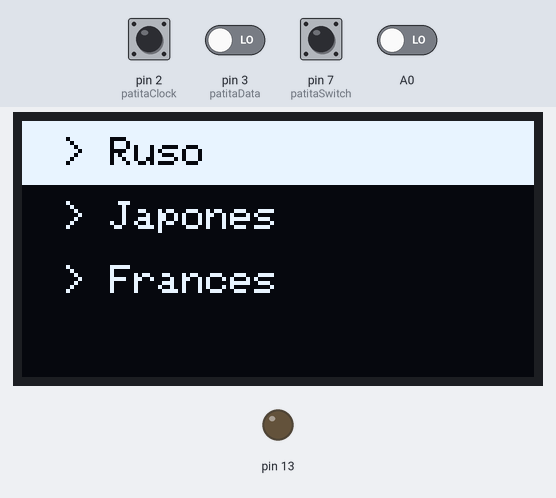
The sketch below on a simulated Arduino Uno, built with avr-gcc and run on an emulated ATmega328P. Parts: 128×64 one-colour display, output pins drawn as LEDs (lit = HIGH). The test bench sets the inputs (shaded band); at power-on: pin 7 (patitaSwitch) HIGH, A0, pin 2 (patitaClock), pin 3 (patitaData) LOW. The audio player accepts every command and is not drawn; what the sketch prints to the serial monitor is not drawn.

Above: at 1.8 s.
1.9 s: pin 7 (patitaSwitch) pulled LOW for 3.2 s
At 2.02 s:
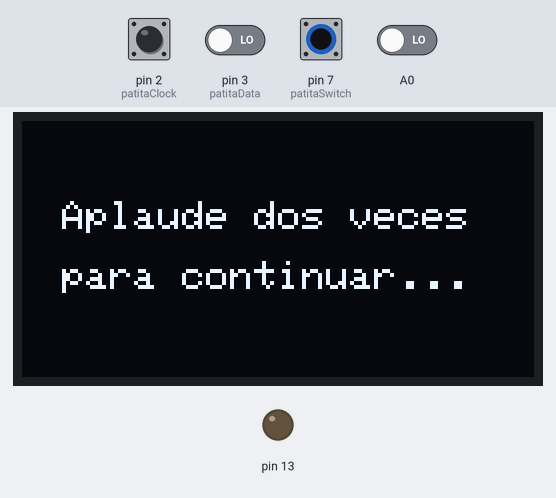
6.6 s: pin 2 (patitaClock) pulsed HIGH 5 times (0.12 s each, 0.3 s apart)
At 9.0 s:
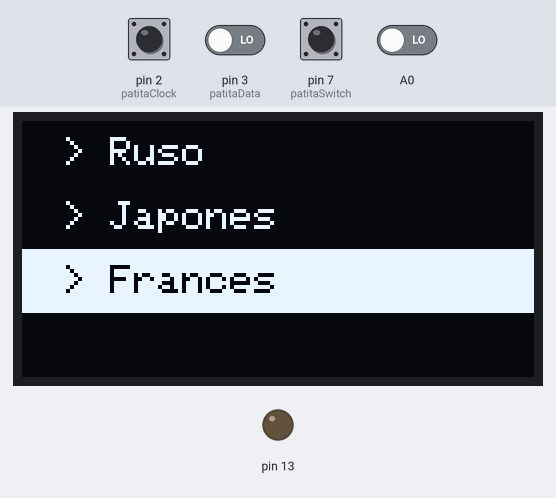
9.6 s: pin 7 (patitaSwitch) pulled LOW for 1 s
At 11.6 s:
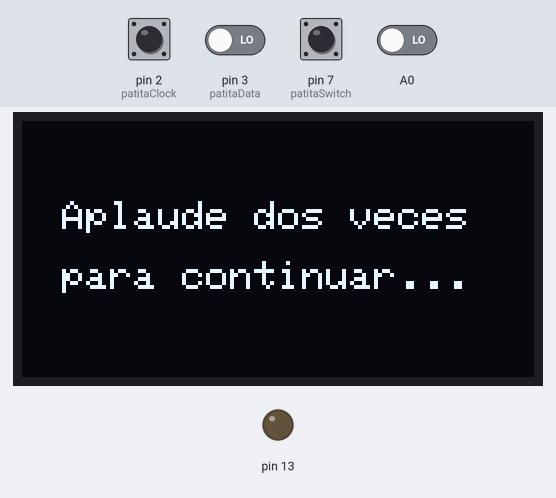
12.1 s: pin 7 (patitaSwitch) pulled LOW for 0.15 s
At 12.7 s:
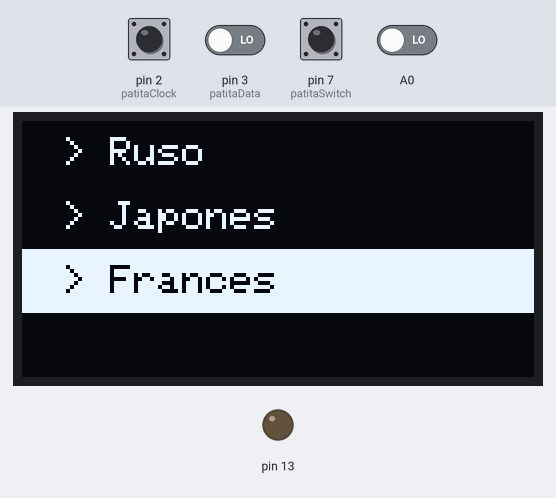
Timing chart, 0 to 14.7 s (numbered marks = the images above; inputs shaded):
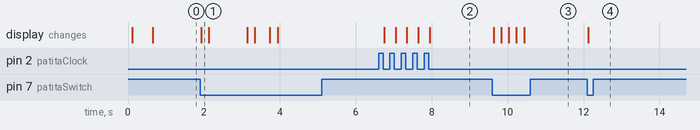

The sketch:

16_10_saludo.ino
```cpp
/*
  main.ino - CHISPOP
  - Usa: Encoder, Pantalla OLED, Sensor de aplausos, DFPlayer Mini
  - Lógica:
     * Menú de selección con encoder
     * Pantalla de instrucción: "Aplaude dos veces"
     * Reproducción: se activa al detectar 2 aplausos (≈5 s)
*/

#include <Arduino.h>
#include "Pantalla.h"
#include "ReproductorMP3.h"
#include "SensorEncoder.h"
#include "SensorAplauso.h"

// Objetos principales
Pantalla pantalla;
ReproductorMP3 mp3;
SensorEncoder encoder;
SensorAplauso sensorSonido;

// Estados de la aplicación
bool enModoMenu = true;
bool enReproduccion = false;
int idiomaSeleccionado = 0;
const int totalIdiomas = 3;
const char* nombresIdiomas[totalIdiomas] = { "> Ruso", "> Japonés", "> Francés" };

// Control de tiempo
const unsigned long duracionAudioMs = 5000UL;  // 5 segundos
unsigned long tiempoFinReproduccion = 0UL;

void setup() {
  Serial.begin(9600);
  delay(50);
  Serial.println(F("CHISPOP - versión final"));

  pantalla.iniciar();
  mp3.iniciar();
  encoder.configurar();
  sensorSonido.configurar();

  pantalla.mostrarMenuIdioma(idiomaSeleccionado);
  Serial.println(F("Listo. Gira el encoder y presiona para elegir idioma."));
}

void loop() {
  if (enModoMenu) {
    int opt = encoder.leerMovimiento();
    if (opt != idiomaSeleccionado) {
      idiomaSeleccionado = opt;
      pantalla.mostrarMenuIdioma(idiomaSeleccionado);
      Serial.print(F("Idioma seleccionado: "));
      Serial.println(nombresIdiomas[idiomaSeleccionado]);
    }

    if (encoder.botonPresionado()) {
      enModoMenu = false;
      pantalla.mostrarMensajeAplauso();  // instrucción
      Serial.println(F("Presiona: Aplaude dos veces para continuar."));
      delay(120);
    }
  }


  // --- detectar aplausos ---
  if (!enReproduccion && sensorSonido.detectarAplausos()) {
    Serial.println(F(" Dos aplausos detectados -> Reproducir saludo"));
    // PARA MATEO
    // Mostrar imagen y reproducir sonido simultáneamente
    pantalla.mostrarBitmapIdioma(idiomaSeleccionado);
    mp3.reproducirSaludo(idiomaSeleccionado);

    enReproduccion = true;
    tiempoFinReproduccion = millis() + duracionAudioMs;
  }

  // Control no bloqueante de fin de audio
  if (enReproduccion && millis() >= tiempoFinReproduccion) {
    enReproduccion = false;
    pantalla.mostrarMensajeAplauso();  // volver a instrucción
    Serial.println(F("Reproducción finalizada."));
  }

  // Botón presionado → volver al menú
  if (encoder.botonPresionado()) {
    enModoMenu = true;
    enReproduccion = false;
    pantalla.mostrarMenuIdioma(idiomaSeleccionado);
    Serial.println(F("Volviendo al menú principal."));
    delay(150);
  }
}


/* REFERENCIAS
 * Encoder KY-040:
 *  - Luis Llamas. "Rotary encoder KY-040 con Arduino" (tutorial).
 *    https://www.luisllamas.es/arduino-encoder-rotativo/
 *
 * DFPlayer Mini:
 *  - DFRobot. "DFPlayer Mini MP3 Player" (documentación y ejemplos).
 *    https://wiki.dfrobot.com/DFPlayer_Mini_SKU_DFR0299
 *
 * Pantalla OLED SSD1306:
 *  - Adafruit. "Monochrome OLED Breakouts" (biblioteca y ejemplos).
 *    https://learn.adafruit.com/monochrome-oled-breakouts/arduino-library-and-examples
 *
 * Sensor de sonido (microphone module):
 *  - Random Nerd Tutorials. "Guide for Microphone Sound Sensor with Arduino"
 *    https://randomnerdtutorials.com/guide-for-microphone-sound-sensor-with-arduino/
 *
 * SoftwareSerial (documentación Arduino):
 *  - Arduino Reference: SoftwareSerial.
 *    https://www.arduino.cc/reference/en/language/functions/communication/softwareserial/
 *
 * Bibliotecas recomendadas para instalar:
 *  - Adafruit SSD1306
 *  - Adafruit GFX
 *  - DFRobotDFPlayerMini (busca "DFRobotDFPlayerMini")
 *
 * Ejemplos consultados (en Arduino IDE):
 *  - File → Examples → Adafruit SSD1306 → ssd1306_128x64_i2c
 *  - File → Examples → SoftwareSerial
 *  - Ejemplos incluidos en la biblioteca DFRobotDFPlayerMini
 *
 * Fecha de consulta: 2025-09-29
 */
```

Pantalla.cpp
```cpp
#include "Pantalla.h"
#include "Imagen.h"  // incluye bitmaps
#include <Wire.h>
#include <Adafruit_GFX.h>
#include <Adafruit_SSD1306.h>

// Definición global del objeto display
Adafruit_SSD1306 display(ANCHO_PANTALLA, ALTO_PANTALLA, &Wire, -1);

// =======================
// Constructor e inicio
// =======================

Pantalla::Pantalla() {}

void Pantalla::iniciar() {
  if (!display.begin(SSD1306_SWITCHCAPVCC, 0x3C)) {
    Serial.println(F("No se pudo inicializar la pantalla OLED"));
    for (;;);
  }
  display.clearDisplay();
  display.display();
}

// =======================
// Menú de selección de idioma
// =======================


void Pantalla::mostrarMenuIdioma(int opcion) {

  const char* idiomas[] = {"> Ruso", "> Japones", "> Frances"};
  int total = 3;

  display.clearDisplay();
  display.setTextSize(1);
  display.setTextColor(SSD1306_WHITE);

  for (int i = 0; i < total; i++) {
    if (i == opcion) {
      display.fillRect(0, i * 16, 128, 16, SSD1306_WHITE);
      display.setTextColor(SSD1306_BLACK);
    } else {
      display.setTextColor(SSD1306_WHITE);
    }
    display.setCursor(10, i * 16 + 4);
    display.print(idiomas[i]);
  }

  display.display();
}

// =======================
// Mostrar mensaje de aplauso
// =======================

void Pantalla::mostrarMensajeAplauso() {
  display.clearDisplay();
  display.setTextSize(1);
  display.setTextColor(SSD1306_WHITE);
  display.setCursor(10, 20);
  display.println("Aplaude dos veces");
  display.setCursor(10, 35);
  display.println("para continuar...");
  display.display();
}

// =======================
// Mostrar bitmap según idioma
// =======================

void Pantalla::mostrarBitmapIdioma(int idioma) {
  display.clearDisplay();

  if (idioma == 0) {
    display.drawBitmap(0, 0, imagenRuso, 128, 64, SSD1306_WHITE);
  } else if (idioma == 1) {
    display.drawBitmap(0, 0, imagenJapones, 128, 64, SSD1306_WHITE);
  } else if (idioma == 2) {
    display.drawBitmap(0, 0, imagenFrances, 128, 64, SSD1306_WHITE);
  } else {
    display.drawBitmap(0, 0, imagenPucha, 128, 64, SSD1306_WHITE);
  }

  display.display();
}
```

Pantalla.h
```cpp
#ifndef PANTALLA_H
#define PANTALLA_H

#include <Arduino.h>
#include <Adafruit_SSD1306.h>

// Tamaño del OLED
#define ANCHO_PANTALLA 128
#define ALTO_PANTALLA 64

class Pantalla {
  public:
    Pantalla();
    void iniciar();
    void mostrarMenuIdioma(int opcion);
    void mostrarBitmapIdioma(int idioma);
    void mostrarMensajeAplauso();
};

extern Adafruit_SSD1306 display;

#endif
```

ReproductorMP3.cpp
```cpp
#include "ReproductorMP3.h"
#include <SoftwareSerial.h>

SoftwareSerial mp3Serial(10, 11); // RX, TX
DFRobotDFPlayerMini dfPlayer;

void ReproductorMP3::iniciar() {
  mp3Serial.begin(9600);
  if (!dfPlayer.begin(mp3Serial)) {
    Serial.println("Error DFPlayer");
    return;
  }
  dfPlayer.volume(25);
}

void ReproductorMP3::reproducirSaludo(int idioma) {
  switch (idioma) {
    case 0:
      dfPlayer.play(1); // saludo ruso.mp3
      break;
    case 1:
      dfPlayer.play(2); // saludo japones.mp3
      break;
    case 2:
      dfPlayer.play(3); // saludo frances.mp3
      break;
    default:
      dfPlayer.play(4); // pucha.mp3
      break;
  }
}
```

ReproductorMP3.h
```cpp
#ifndef REPRODUCTORMP3_H
#define REPRODUCTORMP3_H

#include "Arduino.h"
#include "DFRobotDFPlayerMini.h"

class ReproductorMP3 {
  public:
    void iniciar();
    void reproducirSaludo(int idioma);
};

#endif
```

SensorAplauso.cpp
```cpp
#include "SensorAplauso.h"

// constructor
SensorAplauso::SensorAplauso() {
}

// destructor
SensorAplauso::~SensorAplauso() {
}


void SensorAplauso::configurar() {
  //entrada es el sensor
  pinMode(SensorAplauso::patitaSensor, INPUT);
  //salida es el led
  pinMode(SensorAplauso::patitaLED, OUTPUT);
}

void SensorAplauso::leer() {
  // lee el valor del sensor
  SensorAplauso::valorActual = digitalRead(SensorAplauso::patitaSensor);

  // guardar valor para medir el tiempo entre aplausos
  SensorAplauso::tiempoActual = millis();
}

void SensorAplauso::decidir() {

  // si el valor actual es 1
  if (SensorAplauso::valorActual == 1) {

    // y ademas se cumplen todas estas otras condiciones
    if (

      // para evitar detectar el sonido varias veces
      (SensorAplauso::tiempoActual > SensorAplauso::tiempoAnterior + 200) &&
      // para asegurarse de que no haya habido sonido antes
      (SensorAplauso::valorAnterior == 0) &&
      // segundo aplauso en 0.8 segundos
      (SensorAplauso::tiempoActual < SensorAplauso::tiempoAnterior + 800) &&
      // evitar un tercer aplauso
      (SensorAplauso::tiempoActual > SensorAplauso::tiempoCambioLED + 1000)) {

      SensorAplauso::hayAplauso = true;
      // CAMBIAR PARA REPRODUCIR SONIDO Y MOSTRAR MENSAJE
      Serial.println(SensorAplauso::mensajeAgua);
      // lo de aqui abajo es del código anterior
      // para usar la luz led como lámpara
      //relayStatus = !relayStatus;
      //digitalWrite(signalToRelayPin, relayStatus);
      //lastLightChange = SensorAplauso::tiempoActual;
    }

    // PORHACER
    // por ahora, hayAplauso queda true
    // pero nadie se hace cargo aun
    // de volverlo false

    SensorAplauso::valorAnterior = SensorAplauso::valorActual;

    // guardar lo actual en lo anterior
    // para luego poder actualizar lo actual

    SensorAplauso::tiempoAnterior = SensorAplauso::tiempoActual;
  }
}

// detecta si hay aplausos
// y manda un true o un false
bool SensorAplauso::detectarAplausos() {
  leer();
  decidir();
  return hayAplauso;
}
```

SensorAplauso.h
```cpp
#ifndef SENSOR_APLAUSO_H
#define SENSOR_APLAUSO_H

#include <Arduino.h>

class SensorAplauso {
public:

  ////////////
  // funciones
  ////////////

  // constructor
  SensorAplauso();

  // destructor
  ~SensorAplauso();

  void configurar();

  void leer();

  void decidir();

  ////////////
  // variables
  ////////////

  // sensor de sonido
  int patitaSensor = A0;
  // luz led
  int patitaLED = 13;

  bool hayAplauso = false;

  bool detectarAplausos();

  // valores de lectura pueden ser 0 o 1
  int valorActual = 0;
  int valorAnterior = 0;

  // momentos de lectura
  unsigned long tiempoActual = 0;
  unsigned long tiempoAnterior = 0;

  // momento de cambio de la luz LED
  unsigned long tiempoCambioLED = 0;

  //estado de parpadeo del led
  int estadoRelay = HIGH;

  String mensajeAgua = "aplauso detectado";
};

#endif
```

SensorEncoder.cpp
```cpp
#include "SensorEncoder.h"

SensorEncoder::SensorEncoder() {
  // Estado por defecto
  clockActual = HIGH;
  clockAnterior = HIGH;
  opcionMenu = 0;
}

SensorEncoder::~SensorEncoder() {
}

void SensorEncoder::configurar() {
  // Pines de encoder: Clock y Data como entradas, switch con pullup
  pinMode(patitaClock, INPUT);
  pinMode(patitaData, INPUT);
  pinMode(patitaSwitch, INPUT_PULLUP);

  // Leer estado inicial
  clockAnterior = digitalRead(patitaClock);
}

// Decisiones internas del encoder: detectar flanco y ajustar opcionMenu
int SensorEncoder::tomarDecisiones() {
  clockActual = digitalRead(patitaClock);

  // Detectar flanco HIGH -> LOW
  if (clockAnterior == HIGH && clockActual == LOW) {
    int dataVal = digitalRead(patitaData);

    int nuevaOpcion = opcionMenu;
    if (dataVal == LOW) {
      nuevaOpcion = opcionMenu + 1;
    } else {
      nuevaOpcion = opcionMenu - 1;
    }

    // Ajustar rango circular
    const int maxOpciones = 3;
    if (nuevaOpcion < 0) nuevaOpcion = maxOpciones - 1;
    if (nuevaOpcion >= maxOpciones) nuevaOpcion = 0;

    opcionMenu = nuevaOpcion;
  }

  clockAnterior = clockActual;
  return opcionMenu;
}

int SensorEncoder::leerMovimiento() {
  return tomarDecisiones();
}

// Botón: devuelve true una vez por pulsación (sin debounce complicado)
bool SensorEncoder::botonPresionado() {
  // El switch del encoder es activo en LOW (presionado)
  // Esta implementación es simple
  static unsigned long lastButton = 0;
  const unsigned long debounceMs = 200;
  if (digitalRead(patitaSwitch) == LOW) {
    unsigned long now = millis();
    if (now - lastButton > debounceMs) {
      lastButton = now;
      // esperar a que suelte no es obligatorio
      return true;
    }
  }
  return false;
}
```

SensorEncoder.h
```cpp
#ifndef SENSORENCODER_H
#define SENSORENCODER_H

#include <Arduino.h>

class SensorEncoder {
  public:
    SensorEncoder();
    ~SensorEncoder();

    void configurar();
    int tomarDecisiones();
    int leerMovimiento();
    bool botonPresionado();

    // Pines
    static const int patitaClock = 2;
    static const int patitaData = 3;
    static const int patitaSwitch = 7;

    // Estado interno público
    int clockActual;
    int clockAnterior;
    int opcionMenu;
};

#endif
```

cableado.ino
```cpp
// El sensor de sonido tiene 3 patitas

// La primera patita es Out, da salida HIGH (8)
// en condiciones de silencio y LOW cuando detecta sonido

// La segunda patita es GND, cable a tierra (GND) Verde
// La tercera patita es VCC, suministra energía al sensor. Recomendado que
//se alimente entre 3.3V a 5V (5V)
//Tiene potenciometro para ajustar sensibilidad de señal OUT

//https://afel.cl/products/sensor-sonido-digital


//El encoder rotatorio tiene 5 patitas

//La primera es GND, conexión a tierra (GND) Verde

//El segundo es VCC (+), alimentación de voltaje de entre 3.3V y 5V (5V) Amarillo

//La tercera es SW, salida del interruptor del botón (pin 7) Naranjo

//La cuarta es DT (output B), se usa para determinar rotación (pin -3) Blanco

//La quinta es CLK (output A), se usa para determinar cantidad de rotación
//cada ve que el mando es girado en cualquier dirección (pin 2) Rojo

//https://afel.cl/products/encoder-rotatorio-ky-040-360-grados


//El modulo microfono amplificador tiene 3 patitas

//La primera patita es OUT, pin de salida analógica que entrega la señal de sonido amplificada. (A0)

//La segunda patita es GND, conexión a tierra. (GND)

//La tercera es VCC, pin de fuente de alimentación de entre 2,4V a 5,5V. (3,3 V o 5V?)

//incluye un potenciometro pequeño que se usa para ajustar la ganancia (cuanto amplifica el modulo la señal de sonido)

//https://afel.cl/products/modulo-microfono-amplificador-max4466?_pos=1&_sid=0ce6bddc2&_ss=r


//La Shield Data Logger es una extensión que permite registrar datos, se conecta directo a una placa Arduino

//tiene slot para tarjeta SD

//Voltaje de operacion de 5V DC

//https://afel.cl/products/shield-data-logger-para-arduino-uno-mega?utm_term=&hsa_kw=&hsa_mt=&gad_campaignid=1711725544


//La Pantalla LCD OLED tiene 4 patitas

// La primera es GND, conexión a tierra (GND) Verde
//La segunda es VCC, pin de alimentación, va entre 1,8V y 6V (5V) amarillo
//La tercera es SCL, pin de señal de reloj de interfaz I2C (A5) Morado
//La cuarta es SDA, pin de señal de datos de interfaz I2C (A4) Azul

//https://afel.cl/products/pantalla-lcd-oled-1-3-128x64-caracteres-azules

//El modulo reproductor MP3 tiene 8 por lado, se conecta 5 patitas a arduino usando resistencias

// VCC va a 5V
// RX va a -5
// TX va a 4
// SPK1 se conecta al altavoz
// GND va a GND
// SPK2 va al altavoz

// https://afel.cl/products/modulo-reproductor-mp3-dfplayer-mini?utm_term=&hsa_kw=&hsa_mt=&gad_campaignid=1711725544 
```

creditos.ino
```cpp
// 01-antokiaraa
// 16-javieramoraga-rgb
// 18-ppia97
// 19-hiinalia
// 24-joquape
```

Source omitted: Imagen.h (data table, 25404 bytes)

Measured:
- after the input at 1.9 s, the display: changes at once (image 1)
- after the input at 6.6 s, the display: first changes after 0.15 s (image 2 shows a later state)
- after the input at 9.6 s, the display: changes at once (image 3)
- after the input at 12.1 s, the display: changes at once (image 4)
